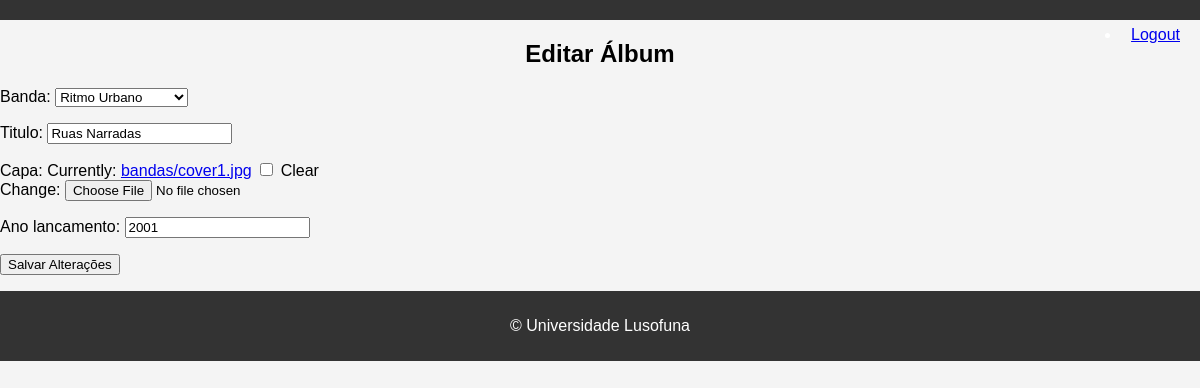
The page /bandas/album/5/edita/ (signed in) on the database its author committed.
### bandas/models.py (models this page shows, shortened)
class Album(models.Model):
    banda = models.ForeignKey(Banda, on_delete=models.CASCADE, related_name='albuns')
    titulo = models.CharField(max_length=100)
    capa = models.ImageField(upload_to='bandas/', null=True, blank=True)
    ano_lancamento = models.PositiveIntegerField()

### bandas/views.py (the view)
# urls.py: path('album/<int:album_id>/edita/', views.edita_album_view, name='edita_album'),
@login_required
def edita_album_view(request, album_id):
    album = get_object_or_404(Album, id=album_id)
    form = AlbumForm(request.POST or None, request.FILES or None, instance=album)
    if form.is_valid():
        form.save()
        return redirect('bandas:album', album_id=album.id)
    context = {'form': form, 'album': album}
    return render(request, 'bandas/edita_album.html', context)

### bandas/forms.py
class AlbumForm(forms.ModelForm):
    class Meta:
        model = Album
        fields = '__all__'

### bandas/models.py (called while the page is built)
    def __str__(self):
        return self.nome

### bandas/templates/bandas/edita_album.html (shortened to what this page needs)
{% extends 'layout.html' %}
{% block content %}
<h2>Editar Álbum</h2>
<form action="{% url 'bandas:edita_album' album.id %}" method="post" enctype="multipart/form-data">
    {{ form.as_p }}
    <button type="submit">Salvar Alterações</button>
</form>
{% endblock %}

### templates/layout.html (style rules this page uses)
body { font-family: Arial, sans-serif; margin: 0; padding: 0; background-color: #f4f4f4; }
h2 { text-align: center; }

### rows shown on the page
Album: banda "Ritmo Urbano", titulo "Ruas Narradas", ano_lancamento "2001"
